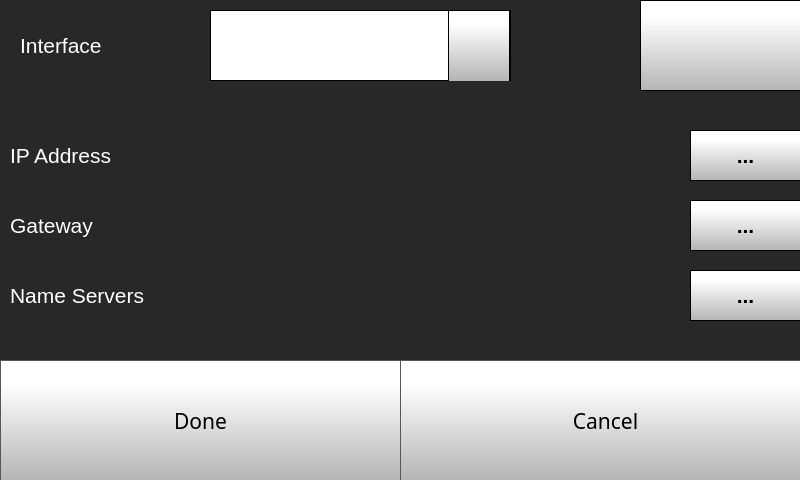
<?xml version="1.0" encoding="UTF-8"?>
<ui version="4.0">
 <class>network_settings</class>
 <widget class="QWidget" name="network_settings">
  <property name="geometry">
   <rect>
    <x>0</x>
    <y>0</y>
    <width>800</width>
    <height>480</height>
   </rect>
  </property>
  <property name="windowTitle">
   <string>Form</string>
  </property>
  <widget class="QStackedWidget" name="stackedWidget">
   <property name="geometry">
    <rect>
     <x>0</x>
     <y>0</y>
     <width>800</width>
     <height>480</height>
    </rect>
   </property>
   <property name="styleSheet">
    <string notr="true">background-color: rgb(40, 40, 40);</string>
   </property>
   <property name="currentIndex">
    <number>1</number>
   </property>
   <widget class="QWidget" name="networkSettingsPage">
    <widget class="QPushButton" name="networkInfoButton">
     <property name="geometry">
      <rect>
       <x>0</x>
       <y>0</y>
       <width>801</width>
       <height>100</height>
      </rect>
     </property>
     <property name="minimumSize">
      <size>
       <width>0</width>
       <height>70</height>
      </size>
     </property>
     <property name="font">
      <font>
       <family>Gotham</family>
       <pointsize>16</pointsize>
      </font>
     </property>
     <property name="styleSheet">
      <string notr="true">QPushButton {
     border: 1px solid rgb(87, 87, 87);
	background-color: qlineargradient(spread:pad, x1:0, y1:1, x2:0, y2:0.188, stop:0 rgba(180, 180, 180, 255), stop:1 rgba(255, 255, 255, 255));


}

QPushButton:pressed {
    background-color: qlineargradient(x1: 0, y1: 0, x2: 0, y2: 1,
                                      stop: 0 #dadbde, stop: 1 #f6f7fa);
}

QPushButton:flat {
    border: none; /* no border for a flat push button */
}

QPushButton:default {
    border-color: navy; /* make the default button prominent */
}

QPushButton:focus {
	outline: none;
}</string>
     </property>
     <property name="text">
      <string>Network Info</string>
     </property>
     <property name="iconSize">
      <size>
       <width>40</width>
       <height>40</height>
      </size>
     </property>
    </widget>
    <widget class="QPushButton" name="configureStaticIPButton">
     <property name="geometry">
      <rect>
       <x>0</x>
       <y>200</y>
       <width>801</width>
       <height>100</height>
      </rect>
     </property>
     <property name="minimumSize">
      <size>
       <width>0</width>
       <height>70</height>
      </size>
     </property>
     <property name="font">
      <font>
       <family>Gotham</family>
       <pointsize>16</pointsize>
      </font>
     </property>
     <property name="styleSheet">
      <string notr="true">QPushButton {
     border: 1px solid rgb(87, 87, 87);
	background-color: qlineargradient(spread:pad, x1:0, y1:1, x2:0, y2:0.188, stop:0 rgba(180, 180, 180, 255), stop:1 rgba(255, 255, 255, 255));


}

QPushButton:pressed {
    background-color: qlineargradient(x1: 0, y1: 0, x2: 0, y2: 1,
                                      stop: 0 #dadbde, stop: 1 #f6f7fa);
}

QPushButton:flat {
    border: none; /* no border for a flat push button */
}

QPushButton:default {
    border-color: navy; /* make the default button prominent */
}

QPushButton:focus {
	outline: none;
}</string>
     </property>
     <property name="text">
      <string>Configure Static IP</string>
     </property>
     <property name="iconSize">
      <size>
       <width>40</width>
       <height>40</height>
      </size>
     </property>
    </widget>
    <widget class="QPushButton" name="networkSettingsBackButton">
     <property name="geometry">
      <rect>
       <x>0</x>
       <y>360</y>
       <width>801</width>
       <height>121</height>
      </rect>
     </property>
     <property name="minimumSize">
      <size>
       <width>0</width>
       <height>0</height>
      </size>
     </property>
     <property name="font">
      <font>
       <family>Gotham</family>
       <pointsize>16</pointsize>
      </font>
     </property>
     <property name="styleSheet">
      <string notr="true">QPushButton {
     border: 1px solid rgb(87, 87, 87);
	background-color: qlineargradient(spread:pad, x1:0, y1:1, x2:0, y2:0.188, stop:0 rgba(180, 180, 180, 255), stop:1 rgba(255, 255, 255, 255));


}

QPushButton:pressed {
    background-color: qlineargradient(x1: 0, y1: 0, x2: 0, y2: 1,
                                      stop: 0 #dadbde, stop: 1 #f6f7fa);
}

QPushButton:flat {
    border: none; /* no border for a flat push button */
}

QPushButton:default {
    border-color: navy; /* make the default button prominent */
}</string>
     </property>
     <property name="text">
      <string/>
     </property>
     <property name="icon">
      <iconset resource="../../resources/resource.qrc">
       <normaloff>:/Navigation/img/Navigation/arrows-4.png</normaloff>:/Navigation/img/Navigation/arrows-4.png</iconset>
     </property>
     <property name="iconSize">
      <size>
       <width>50</width>
       <height>50</height>
      </size>
     </property>
     <property name="checkable">
      <bool>false</bool>
     </property>
     <property name="autoDefault">
      <bool>false</bool>
     </property>
     <property name="default">
      <bool>false</bool>
     </property>
     <property name="flat">
      <bool>false</bool>
     </property>
    </widget>
    <widget class="QPushButton" name="configureWifiButton">
     <property name="geometry">
      <rect>
       <x>0</x>
       <y>100</y>
       <width>801</width>
       <height>100</height>
      </rect>
     </property>
     <property name="minimumSize">
      <size>
       <width>0</width>
       <height>70</height>
      </size>
     </property>
     <property name="font">
      <font>
       <family>Gotham</family>
       <pointsize>16</pointsize>
      </font>
     </property>
     <property name="styleSheet">
      <string notr="true">QPushButton {
     border: 1px solid rgb(87, 87, 87);
	background-color: qlineargradient(spread:pad, x1:0, y1:1, x2:0, y2:0.188, stop:0 rgba(180, 180, 180, 255), stop:1 rgba(255, 255, 255, 255));


}

QPushButton:pressed {
    background-color: qlineargradient(x1: 0, y1: 0, x2: 0, y2: 1,
                                      stop: 0 #dadbde, stop: 1 #f6f7fa);
}

QPushButton:flat {
    border: none; /* no border for a flat push button */
}

QPushButton:default {
    border-color: navy; /* make the default button prominent */
}

QPushButton:focus {
	outline: none;
}</string>
     </property>
     <property name="text">
      <string>Configure WiFi</string>
     </property>
     <property name="iconSize">
      <size>
       <width>40</width>
       <height>40</height>
      </size>
     </property>
    </widget>
   </widget>
   <widget class="QWidget" name="staticIPSettingsPage">
    <widget class="QPushButton" name="staticIPSettingsCancelButton">
     <property name="geometry">
      <rect>
       <x>400</x>
       <y>360</y>
       <width>411</width>
       <height>121</height>
      </rect>
     </property>
     <property name="font">
      <font>
       <family>Gotham</family>
       <pointsize>16</pointsize>
      </font>
     </property>
     <property name="contextMenuPolicy">
      <enum>Qt::NoContextMenu</enum>
     </property>
     <property name="styleSheet">
      <string notr="true">QPushButton {
     border: 1px solid rgb(87, 87, 87);
	background-color: qlineargradient(spread:pad, x1:0, y1:1, x2:0, y2:0.188, stop:0 rgba(180, 180, 180, 255), stop:1 rgba(255, 255, 255, 255));


}

QPushButton:pressed {
    background-color: qlineargradient(x1: 0, y1: 0, x2: 0, y2: 1,
                                      stop: 0 #dadbde, stop: 1 #f6f7fa);
}

QPushButton:flat {
    border: none; /* no border for a flat push button */
}

QPushButton:default {
    border-color: navy; /* make the default button prominent */
}

QPushButton:focus {
	outline: none;
}</string>
     </property>
     <property name="text">
      <string>Cancel</string>
     </property>
     <property name="iconSize">
      <size>
       <width>50</width>
       <height>50</height>
      </size>
     </property>
    </widget>
    <widget class="QWidget" name="ethStaticSettings" native="true">
     <property name="geometry">
      <rect>
       <x>0</x>
       <y>120</y>
       <width>801</width>
       <height>211</height>
      </rect>
     </property>
     <property name="font">
      <font>
       <pointsize>16</pointsize>
      </font>
     </property>
     <widget class="QPushButton" name="staticIPGatewayKeyboardButton">
      <property name="geometry">
       <rect>
        <x>690</x>
        <y>80</y>
        <width>111</width>
        <height>51</height>
       </rect>
      </property>
      <property name="font">
       <font>
        <family>MS Shell Dlg 2</family>
        <pointsize>16</pointsize>
        <weight>75</weight>
        <bold>true</bold>
       </font>
      </property>
      <property name="contextMenuPolicy">
       <enum>Qt::NoContextMenu</enum>
      </property>
      <property name="styleSheet">
       <string notr="true">QPushButton {
     border: 1px solid rgb(0, 0, 0);
	background-color: qlineargradient(spread:pad, x1:0, y1:1, x2:0, y2:0.188, stop:0 rgba(180, 180, 180, 255), stop:1 rgba(255, 255, 255, 255));


}

QPushButton:pressed {
    background-color: qlineargradient(x1: 0, y1: 0, x2: 0, y2: 1,
                                      stop: 0 #dadbde, stop: 1 #f6f7fa);
}

QPushButton:flat {
    border: none; /* no border for a flat push button */
}

QPushButton:default {
    border-color: navy; /* make the default button prominent */
}

QPushButton:focus {
	outline: none;
}</string>
      </property>
      <property name="text">
       <string>...</string>
      </property>
      <property name="iconSize">
       <size>
        <width>40</width>
        <height>40</height>
       </size>
      </property>
     </widget>
     <widget class="QLabel" name="staticIPGatewayLabel">
      <property name="geometry">
       <rect>
        <x>10</x>
        <y>90</y>
        <width>110</width>
        <height>30</height>
       </rect>
      </property>
      <property name="font">
       <font>
        <family>MS Shell Dlg 2</family>
        <pointsize>16</pointsize>
        <weight>50</weight>
        <bold>false</bold>
       </font>
      </property>
      <property name="contextMenuPolicy">
       <enum>Qt::NoContextMenu</enum>
      </property>
      <property name="styleSheet">
       <string notr="true">color: rgb(255, 255, 255);</string>
      </property>
      <property name="text">
       <string>Gateway</string>
      </property>
     </widget>
     <widget class="QPushButton" name="staticIPKeyboardButton">
      <property name="enabled">
       <bool>true</bool>
      </property>
      <property name="geometry">
       <rect>
        <x>690</x>
        <y>10</y>
        <width>111</width>
        <height>51</height>
       </rect>
      </property>
      <property name="font">
       <font>
        <family>MS Shell Dlg 2</family>
        <pointsize>16</pointsize>
        <weight>75</weight>
        <bold>true</bold>
       </font>
      </property>
      <property name="contextMenuPolicy">
       <enum>Qt::NoContextMenu</enum>
      </property>
      <property name="autoFillBackground">
       <bool>false</bool>
      </property>
      <property name="styleSheet">
       <string notr="true">QPushButton {
     border: 1px solid rgb(0, 0, 0);
	background-color: qlineargradient(spread:pad, x1:0, y1:1, x2:0, y2:0.188, stop:0 rgba(180, 180, 180, 255), stop:1 rgba(255, 255, 255, 255));


}

QPushButton:pressed {
    background-color: qlineargradient(x1: 0, y1: 0, x2: 0, y2: 1,
                                      stop: 0 #dadbde, stop: 1 #f6f7fa);
}

QPushButton:flat {
    border: none; /* no border for a flat push button */
}

QPushButton:default {
    border-color: navy; /* make the default button prominent */
}

QPushButton:focus {
	outline: none;
}</string>
      </property>
      <property name="text">
       <string>...</string>
      </property>
      <property name="iconSize">
       <size>
        <width>40</width>
        <height>40</height>
       </size>
      </property>
     </widget>
     <widget class="QLabel" name="staticIPLabel">
      <property name="geometry">
       <rect>
        <x>10</x>
        <y>20</y>
        <width>151</width>
        <height>30</height>
       </rect>
      </property>
      <property name="font">
       <font>
        <family>MS Shell Dlg 2</family>
        <pointsize>16</pointsize>
        <weight>50</weight>
        <bold>false</bold>
       </font>
      </property>
      <property name="contextMenuPolicy">
       <enum>Qt::NoContextMenu</enum>
      </property>
      <property name="styleSheet">
       <string notr="true">color: rgb(255, 255, 255);</string>
      </property>
      <property name="text">
       <string>IP Address</string>
      </property>
     </widget>
     <widget class="QPushButton" name="staticIPNameServerKeyboardButton">
      <property name="geometry">
       <rect>
        <x>690</x>
        <y>150</y>
        <width>111</width>
        <height>51</height>
       </rect>
      </property>
      <property name="font">
       <font>
        <family>MS Shell Dlg 2</family>
        <pointsize>16</pointsize>
        <weight>75</weight>
        <bold>true</bold>
       </font>
      </property>
      <property name="contextMenuPolicy">
       <enum>Qt::NoContextMenu</enum>
      </property>
      <property name="styleSheet">
       <string notr="true">QPushButton {
     border: 1px solid rgb(0, 0, 0);
	background-color: qlineargradient(spread:pad, x1:0, y1:1, x2:0, y2:0.188, stop:0 rgba(180, 180, 180, 255), stop:1 rgba(255, 255, 255, 255));


}

QPushButton:pressed {
    background-color: qlineargradient(x1: 0, y1: 0, x2: 0, y2: 1,
                                      stop: 0 #dadbde, stop: 1 #f6f7fa);
}

QPushButton:flat {
    border: none; /* no border for a flat push button */
}

QPushButton:default {
    border-color: navy; /* make the default button prominent */
}

QPushButton:focus {
	outline: none;
}</string>
      </property>
      <property name="text">
       <string>...</string>
      </property>
      <property name="iconSize">
       <size>
        <width>40</width>
        <height>40</height>
       </size>
      </property>
     </widget>
     <widget class="QLabel" name="staticIPNameServerLabel">
      <property name="geometry">
       <rect>
        <x>10</x>
        <y>160</y>
        <width>181</width>
        <height>30</height>
       </rect>
      </property>
      <property name="font">
       <font>
        <family>MS Shell Dlg 2</family>
        <pointsize>16</pointsize>
        <weight>50</weight>
        <bold>false</bold>
       </font>
      </property>
      <property name="contextMenuPolicy">
       <enum>Qt::NoContextMenu</enum>
      </property>
      <property name="styleSheet">
       <string notr="true">color: rgb(255, 255, 255);</string>
      </property>
      <property name="text">
       <string>Name Servers</string>
      </property>
     </widget>
    </widget>
    <widget class="QPushButton" name="deleteStaticIPSettingsButton">
     <property name="enabled">
      <bool>true</bool>
     </property>
     <property name="geometry">
      <rect>
       <x>640</x>
       <y>0</y>
       <width>171</width>
       <height>91</height>
      </rect>
     </property>
     <property name="font">
      <font>
       <family>MS Shell Dlg 2</family>
       <pointsize>18</pointsize>
       <weight>75</weight>
       <bold>true</bold>
      </font>
     </property>
     <property name="contextMenuPolicy">
      <enum>Qt::NoContextMenu</enum>
     </property>
     <property name="autoFillBackground">
      <bool>false</bool>
     </property>
     <property name="styleSheet">
      <string notr="true">QPushButton {
     border: 1px solid rgb(0, 0, 0);
	background-color: qlineargradient(spread:pad, x1:0, y1:1, x2:0, y2:0.188, stop:0 rgba(180, 180, 180, 255), stop:1 rgba(255, 255, 255, 255));


}

QPushButton:pressed {
    background-color: qlineargradient(x1: 0, y1: 0, x2: 0, y2: 1,
                                      stop: 0 #dadbde, stop: 1 #f6f7fa);
}

QPushButton:flat {
    border: none; /* no border for a flat push button */
}

QPushButton:default {
    border-color: navy; /* make the default button prominent */
}

QPushButton:focus {
	outline: none;
}</string>
     </property>
     <property name="text">
      <string/>
     </property>
     <property name="icon">
      <iconset resource="../../resources/resource.qrc">
       <normaloff>:/Icons/img/icons/delete.png</normaloff>:/Icons/img/icons/delete.png</iconset>
     </property>
     <property name="iconSize">
      <size>
       <width>40</width>
       <height>40</height>
      </size>
     </property>
    </widget>
    <widget class="QPushButton" name="staticIPSettingsDoneButton">
     <property name="geometry">
      <rect>
       <x>0</x>
       <y>360</y>
       <width>401</width>
       <height>121</height>
      </rect>
     </property>
     <property name="font">
      <font>
       <family>Gotham</family>
       <pointsize>16</pointsize>
      </font>
     </property>
     <property name="contextMenuPolicy">
      <enum>Qt::NoContextMenu</enum>
     </property>
     <property name="styleSheet">
      <string notr="true">QPushButton {
     border: 1px solid rgb(87, 87, 87);
	background-color: qlineargradient(spread:pad, x1:0, y1:1, x2:0, y2:0.188, stop:0 rgba(180, 180, 180, 255), stop:1 rgba(255, 255, 255, 255));


}

QPushButton:pressed {
    background-color: qlineargradient(x1: 0, y1: 0, x2: 0, y2: 1,
                                      stop: 0 #dadbde, stop: 1 #f6f7fa);
}

QPushButton:flat {
    border: none; /* no border for a flat push button */
}

QPushButton:default {
    border-color: navy; /* make the default button prominent */
}

QPushButton:focus {
	outline: none;
}</string>
     </property>
     <property name="text">
      <string>Done</string>
     </property>
     <property name="iconSize">
      <size>
       <width>40</width>
       <height>40</height>
      </size>
     </property>
    </widget>
    <widget class="QComboBox" name="staticIPComboBox">
     <property name="geometry">
      <rect>
       <x>210</x>
       <y>10</y>
       <width>301</width>
       <height>71</height>
      </rect>
     </property>
     <property name="font">
      <font>
       <family>Gotham</family>
       <pointsize>16</pointsize>
      </font>
     </property>
     <property name="contextMenuPolicy">
      <enum>Qt::NoContextMenu</enum>
     </property>
     <property name="styleSheet">
      <string notr="true"> QScrollBar:vertical {
     border: 1px solid black;
border-radius: 5px;
    background-color: rgb(40,40,40);
     width: 60px;
     margin: 67px 0 67px 0;
 }

/* Sets up the color and height of handle */
QScrollBar::handle:vertical {
border-radius: 5px;
background: qlineargradient(spread:pad, x1:0, y1:1, x2:0, y2:0.188, stop:0 rgba(180, 180, 180, 255), stop:1 rgba(255, 255, 255, 255));
min-height: 7px;
}


QScrollBar::add-line:vertical {
     border: 1px solid black;
background: qlineargradient(spread:pad, x1:0, y1:1, x2:0, y2:0.188, stop:0 rgba(180, 180, 180, 255), stop:1 rgba(255, 255, 255, 255));
     height:65px;
border-radius: 5px;
     subcontrol-position: bottom;
     subcontrol-origin: margin;
 }

 QScrollBar::sub-line:vertical {
     border: 1px solid black;
background: qlineargradient(spread:pad, x1:0, y1:1, x2:0, y2:0.188, stop:0 rgba(180, 180, 180, 255), stop:1 rgba(255, 255, 255, 255));
     height: 65px;
border-radius: 5px;
     subcontrol-position: top;
     subcontrol-origin: margin;
 }

QScrollBar::up-arrow:vertical {
 image: url(./templates/img/arrows.png);
    width: 40px;
    height: 40px;
 padding: 5px;
 }
QScrollBar::down-arrow:vertical {
 image: url(./templates/img/arrows-5.png);
    width: 40px;
    height: 40px;
 padding: 5px;
 }

/* need this to get rid of crosshatching on scrollbar background */
QScrollBar::add-page:vertical, QScrollBar::sub-page:vertical {
background: none;
}

QComboBox {
border: 1px solid black;
    padding: 0px 18px 0px 3px;
    min-width: 6em;

}

QComboBox::item {
	color: rgb(0, 0, 0);
}

QComboBox:editable {
    background: white;
}

QComboBox:!editable, QComboBox::drop-down:editable {
background: white;
}

/* QComboBox gets the &quot;on&quot; state when the popup is open */
QComboBox:!editable:on, QComboBox::drop-down:editable:on {
background: white;
}


QComboBox::drop-down {
border-left: 1px solid black;
border-right: 1px solid black;
	background-color: qlineargradient(spread:pad, x1:0, y1:1, x2:0, y2:0.188, stop:0 rgba(180, 180, 180, 255), stop:1 rgba(255, 255, 255, 255));
    width: 60px;
     height: 70px;

}

QComboBox::down-arrow {

image: url(./templates/img/arrows-5.png);
width: 30px;
height: 30px;

}


QComboBox QAbstractItemView {
    selection-background-color: rgb(40, 40, 40);
    background: white;
}</string>
     </property>
     <property name="editable">
      <bool>false</bool>
     </property>
     <property name="maxVisibleItems">
      <number>8</number>
     </property>
     <property name="iconSize">
      <size>
       <width>30</width>
       <height>30</height>
      </size>
     </property>
    </widget>
    <widget class="QLabel" name="staticIPINterfaceLabel">
     <property name="geometry">
      <rect>
       <x>20</x>
       <y>30</y>
       <width>171</width>
       <height>30</height>
      </rect>
     </property>
     <property name="font">
      <font>
       <family>MS Shell Dlg 2</family>
       <pointsize>16</pointsize>
       <weight>50</weight>
       <bold>false</bold>
      </font>
     </property>
     <property name="contextMenuPolicy">
      <enum>Qt::NoContextMenu</enum>
     </property>
     <property name="styleSheet">
      <string notr="true">color: rgb(255, 255, 255);</string>
     </property>
     <property name="text">
      <string>Interface</string>
     </property>
    </widget>
   </widget>
   <widget class="QWidget" name="wifiSettingsPage">
    <widget class="QCheckBox" name="hiddenCheckBox">
     <property name="geometry">
      <rect>
       <x>0</x>
       <y>130</y>
       <width>161</width>
       <height>41</height>
      </rect>
     </property>
     <property name="font">
      <font>
       <family>Gotham</family>
       <pointsize>16</pointsize>
      </font>
     </property>
     <property name="styleSheet">
      <string notr="true">QCheckBox {
	color: rgb(255, 255, 255);
}

QCheckBox::indicator {
    width: 25px;
    height: 25px;
}

QCheckBox::indicator:checked {
    image: url(./templates/img/check-box.png);
}
QCheckBox::indicator:unchecked {
    image: url(./templates/img/blank-check-box.png);
}



</string>
     </property>
     <property name="text">
      <string>Hidden </string>
     </property>
     <property name="iconSize">
      <size>
       <width>40</width>
       <height>40</height>
      </size>
     </property>
     <property name="checked">
      <bool>false</bool>
     </property>
    </widget>
    <widget class="QPushButton" name="wifiSettingsCancelButton">
     <property name="geometry">
      <rect>
       <x>400</x>
       <y>360</y>
       <width>401</width>
       <height>121</height>
      </rect>
     </property>
     <property name="font">
      <font>
       <family>Gotham</family>
       <pointsize>16</pointsize>
      </font>
     </property>
     <property name="styleSheet">
      <string notr="true">QPushButton {
     border: 1px solid rgb(87, 87, 87);
	background-color: qlineargradient(spread:pad, x1:0, y1:1, x2:0, y2:0.188, stop:0 rgba(180, 180, 180, 255), stop:1 rgba(255, 255, 255, 255));


}

QPushButton:pressed {
    background-color: qlineargradient(x1: 0, y1: 0, x2: 0, y2: 1,
                                      stop: 0 #dadbde, stop: 1 #f6f7fa);
}

QPushButton:flat {
    border: none; /* no border for a flat push button */
}

QPushButton:default {
    border-color: navy; /* make the default button prominent */
}

QPushButton:focus {
	outline: none;
}</string>
     </property>
     <property name="text">
      <string>Cancel</string>
     </property>
     <property name="iconSize">
      <size>
       <width>40</width>
       <height>40</height>
      </size>
     </property>
    </widget>
    <widget class="QComboBox" name="wifiSettingsComboBox">
     <property name="geometry">
      <rect>
       <x>0</x>
       <y>70</y>
       <width>701</width>
       <height>51</height>
      </rect>
     </property>
     <property name="font">
      <font>
       <family>Gotham</family>
       <pointsize>16</pointsize>
      </font>
     </property>
     <property name="styleSheet">
      <string notr="true"> QScrollBar:vertical {
     border: 1px solid black;
border-radius: 5px;
    background-color: rgb(40,40,40);
     width: 60px;
     margin: 67px 0 67px 0;
 }

/* Sets up the color and height of handle */
QScrollBar::handle:vertical {
border-radius: 5px;
background: qlineargradient(spread:pad, x1:0, y1:1, x2:0, y2:0.188, stop:0 rgba(180, 180, 180, 255), stop:1 rgba(255, 255, 255, 255));
min-height: 7px;
}


QScrollBar::add-line:vertical {
     border: 1px solid black;
background: qlineargradient(spread:pad, x1:0, y1:1, x2:0, y2:0.188, stop:0 rgba(180, 180, 180, 255), stop:1 rgba(255, 255, 255, 255));
     height:65px;
border-radius: 5px;
     subcontrol-position: bottom;
     subcontrol-origin: margin;
 }

 QScrollBar::sub-line:vertical {
     border: 1px solid black;
background: qlineargradient(spread:pad, x1:0, y1:1, x2:0, y2:0.188, stop:0 rgba(180, 180, 180, 255), stop:1 rgba(255, 255, 255, 255));
     height: 65px;
border-radius: 5px;
     subcontrol-position: top;
     subcontrol-origin: margin;
 }

QScrollBar::up-arrow:vertical {
 image: url(:/Navigation/img/Navigation/arrows.png);
    width: 40px;
    height: 40px;
 padding: 5px;
 }
QScrollBar::down-arrow:vertical {
 image: url(:/Navigation/img/Navigation/arrows-5.png);
    width: 40px;
    height: 40px;
 padding: 5px;
 }

/* need this to get rid of crosshatching on scrollbar background */
QScrollBar::add-page:vertical, QScrollBar::sub-page:vertical {
background: none;
}

QComboBox {
border: 1px solid black;
    padding: 0px 18px 0px 3px;
    min-width: 6em;

}

QComboBox::item {
	color: rgb(0, 0, 0);
}

QComboBox:editable {
    background: white;
}

QComboBox:!editable, QComboBox::drop-down:editable {
background: white;
}

/* QComboBox gets the &quot;on&quot; state when the popup is open */
QComboBox:!editable:on, QComboBox::drop-down:editable:on {
background: white;
}


QComboBox::drop-down {
border-left: 1px solid black;
border-right: 1px solid black;
	background-color: qlineargradient(spread:pad, x1:0, y1:1, x2:0, y2:0.188, stop:0 rgba(180, 180, 180, 255), stop:1 rgba(255, 255, 255, 255));
    width: 60px;
     height: 50px;

}

QComboBox::down-arrow {

image: url(:/Navigation/img/Navigation/arrows-5.png);
width: 30px;
height: 30px;

}


QComboBox QAbstractItemView {
    selection-background-color: rgb(40, 40, 40);
    background: white;
}</string>
     </property>
     <property name="editable">
      <bool>false</bool>
     </property>
     <property name="maxVisibleItems">
      <number>8</number>
     </property>
     <property name="iconSize">
      <size>
       <width>30</width>
       <height>30</height>
      </size>
     </property>
    </widget>
    <widget class="QLabel" name="ssidlabel">
     <property name="geometry">
      <rect>
       <x>0</x>
       <y>0</y>
       <width>461</width>
       <height>51</height>
      </rect>
     </property>
     <property name="font">
      <font>
       <family>Gotham Light</family>
       <pointsize>16</pointsize>
       <weight>50</weight>
       <bold>false</bold>
      </font>
     </property>
     <property name="styleSheet">
      <string notr="true">color: rgb(255, 255, 255);</string>
     </property>
     <property name="text">
      <string>Enter SSID:</string>
     </property>
    </widget>
    <widget class="QPushButton" name="wifiSettingsDoneButton">
     <property name="geometry">
      <rect>
       <x>0</x>
       <y>360</y>
       <width>401</width>
       <height>121</height>
      </rect>
     </property>
     <property name="font">
      <font>
       <family>Gotham</family>
       <pointsize>16</pointsize>
      </font>
     </property>
     <property name="styleSheet">
      <string notr="true">QPushButton {
     border: 1px solid rgb(87, 87, 87);
	background-color: qlineargradient(spread:pad, x1:0, y1:1, x2:0, y2:0.188, stop:0 rgba(180, 180, 180, 255), stop:1 rgba(255, 255, 255, 255));


}

QPushButton:pressed {
    background-color: qlineargradient(x1: 0, y1: 0, x2: 0, y2: 1,
                                      stop: 0 #dadbde, stop: 1 #f6f7fa);
}

QPushButton:flat {
    border: none; /* no border for a flat push button */
}

QPushButton:default {
    border-color: navy; /* make the default button prominent */
}

QPushButton:focus {
	outline: none;
}</string>
     </property>
     <property name="text">
      <string>Done</string>
     </property>
     <property name="iconSize">
      <size>
       <width>40</width>
       <height>40</height>
      </size>
     </property>
    </widget>
    <widget class="QPushButton" name="wifiSettingsSSIDKeyboardButton">
     <property name="geometry">
      <rect>
       <x>700</x>
       <y>70</y>
       <width>101</width>
       <height>51</height>
      </rect>
     </property>
     <property name="font">
      <font>
       <family>Gotham</family>
       <pointsize>16</pointsize>
      </font>
     </property>
     <property name="styleSheet">
      <string notr="true">QPushButton {
     border: 1px solid rgb(0, 0, 0);
	background-color: qlineargradient(spread:pad, x1:0, y1:1, x2:0, y2:0.188, stop:0 rgba(180, 180, 180, 255), stop:1 rgba(255, 255, 255, 255));


}

QPushButton:pressed {
    background-color: qlineargradient(x1: 0, y1: 0, x2: 0, y2: 1,
                                      stop: 0 #dadbde, stop: 1 #f6f7fa);
}

QPushButton:flat {
    border: none; /* no border for a flat push button */
}

QPushButton:default {
    border-color: navy; /* make the default button prominent */
}

QPushButton:focus {
	outline: none;
}</string>
     </property>
     <property name="text">
      <string>...</string>
     </property>
     <property name="iconSize">
      <size>
       <width>40</width>
       <height>40</height>
      </size>
     </property>
    </widget>
    <widget class="QLabel" name="passwordlabel">
     <property name="geometry">
      <rect>
       <x>10</x>
       <y>180</y>
       <width>791</width>
       <height>31</height>
      </rect>
     </property>
     <property name="font">
      <font>
       <family>Gotham Light</family>
       <pointsize>16</pointsize>
       <weight>50</weight>
       <bold>false</bold>
      </font>
     </property>
     <property name="styleSheet">
      <string notr="true">color: rgb(255, 255, 255);</string>
     </property>
     <property name="text">
      <string>Enter Password:</string>
     </property>
    </widget>
   </widget>
   <widget class="QWidget" name="networkInfoPage">
    <widget class="QLabel" name="lanIp">
     <property name="geometry">
      <rect>
       <x>410</x>
       <y>250</y>
       <width>381</width>
       <height>51</height>
      </rect>
     </property>
     <property name="font">
      <font>
       <family>Gotham</family>
       <pointsize>16</pointsize>
       <weight>50</weight>
       <bold>false</bold>
      </font>
     </property>
     <property name="styleSheet">
      <string notr="true">color: rgb(255, 255, 255);
background-color: rgba(255, 255, 255, 0);</string>
     </property>
     <property name="text">
      <string>Ethernet</string>
     </property>
    </widget>
    <widget class="QLabel" name="wifiMac">
     <property name="geometry">
      <rect>
       <x>90</x>
       <y>170</y>
       <width>311</width>
       <height>51</height>
      </rect>
     </property>
     <property name="font">
      <font>
       <family>Gotham</family>
       <pointsize>16</pointsize>
       <weight>50</weight>
       <bold>false</bold>
      </font>
     </property>
     <property name="styleSheet">
      <string notr="true">color: rgb(255, 255, 255);
background-color: rgba(255, 255, 255, 0);</string>
     </property>
     <property name="text">
      <string>WiFi</string>
     </property>
    </widget>
    <widget class="QPushButton" name="networkInfoBackButton">
     <property name="geometry">
      <rect>
       <x>0</x>
       <y>390</y>
       <width>801</width>
       <height>91</height>
      </rect>
     </property>
     <property name="minimumSize">
      <size>
       <width>0</width>
       <height>0</height>
      </size>
     </property>
     <property name="font">
      <font>
       <family>Gotham</family>
       <pointsize>16</pointsize>
      </font>
     </property>
     <property name="styleSheet">
      <string notr="true">QPushButton {
     border: 1px solid rgb(87, 87, 87);
	background-color: qlineargradient(spread:pad, x1:0, y1:1, x2:0, y2:0.188, stop:0 rgba(180, 180, 180, 255), stop:1 rgba(255, 255, 255, 255));


}

QPushButton:pressed {
    background-color: qlineargradient(x1: 0, y1: 0, x2: 0, y2: 1,
                                      stop: 0 #dadbde, stop: 1 #f6f7fa);
}

QPushButton:flat {
    border: none; /* no border for a flat push button */
}

QPushButton:default {
    border-color: navy; /* make the default button prominent */
}</string>
     </property>
     <property name="text">
      <string/>
     </property>
     <property name="icon">
      <iconset resource="../../resources/resource.qrc">
       <normaloff>:/Navigation/img/Navigation/arrows-4.png</normaloff>:/Navigation/img/Navigation/arrows-4.png</iconset>
     </property>
     <property name="iconSize">
      <size>
       <width>50</width>
       <height>50</height>
      </size>
     </property>
     <property name="checkable">
      <bool>false</bool>
     </property>
     <property name="autoDefault">
      <bool>false</bool>
     </property>
     <property name="default">
      <bool>false</bool>
     </property>
     <property name="flat">
      <bool>false</bool>
     </property>
    </widget>
    <widget class="QLabel" name="wifiMacLabel">
     <property name="geometry">
      <rect>
       <x>410</x>
       <y>150</y>
       <width>240</width>
       <height>31</height>
      </rect>
     </property>
     <property name="font">
      <font>
       <family>Gotham</family>
       <pointsize>16</pointsize>
       <weight>50</weight>
       <bold>false</bold>
      </font>
     </property>
     <property name="styleSheet">
      <string notr="true">color: rgb(255, 255, 255);
background-color: rgba(255, 255, 255, 0);</string>
     </property>
     <property name="text">
      <string>Wi-Fi IP</string>
     </property>
    </widget>
    <widget class="QLabel" name="lanMac">
     <property name="geometry">
      <rect>
       <x>90</x>
       <y>250</y>
       <width>301</width>
       <height>51</height>
      </rect>
     </property>
     <property name="font">
      <font>
       <family>Gotham</family>
       <pointsize>16</pointsize>
       <weight>50</weight>
       <bold>false</bold>
      </font>
     </property>
     <property name="styleSheet">
      <string notr="true">color: rgb(255, 255, 255);
background-color: rgba(255, 255, 255, 0);</string>
     </property>
     <property name="text">
      <string>Ethernet</string>
     </property>
    </widget>
    <widget class="QLabel" name="wifiIpLabel">
     <property name="geometry">
      <rect>
       <x>90</x>
       <y>150</y>
       <width>240</width>
       <height>31</height>
      </rect>
     </property>
     <property name="font">
      <font>
       <family>Gotham</family>
       <pointsize>16</pointsize>
       <weight>50</weight>
       <bold>false</bold>
      </font>
     </property>
     <property name="styleSheet">
      <string notr="true">color: rgb(255, 255, 255);
background-color: rgba(255, 255, 255, 0);</string>
     </property>
     <property name="text">
      <string>Wi-Fi MAC</string>
     </property>
    </widget>
    <widget class="QLabel" name="lanMacLabel">
     <property name="geometry">
      <rect>
       <x>410</x>
       <y>230</y>
       <width>240</width>
       <height>31</height>
      </rect>
     </property>
     <property name="font">
      <font>
       <family>Gotham</family>
       <pointsize>16</pointsize>
       <weight>50</weight>
       <bold>false</bold>
      </font>
     </property>
     <property name="styleSheet">
      <string notr="true">color: rgb(255, 255, 255);
background-color: rgba(255, 255, 255, 0);</string>
     </property>
     <property name="text">
      <string>Ethernet IP</string>
     </property>
    </widget>
    <widget class="QLabel" name="hostname">
     <property name="geometry">
      <rect>
       <x>90</x>
       <y>82</y>
       <width>311</width>
       <height>51</height>
      </rect>
     </property>
     <property name="font">
      <font>
       <family>Gotham</family>
       <pointsize>16</pointsize>
       <weight>50</weight>
       <bold>false</bold>
      </font>
     </property>
     <property name="styleSheet">
      <string notr="true">color: rgb(255, 255, 255);
background-color: rgba(255, 255, 255, 0);</string>
     </property>
     <property name="text">
      <string>Hostname</string>
     </property>
    </widget>
    <widget class="QLabel" name="wifiAp">
     <property name="geometry">
      <rect>
       <x>410</x>
       <y>80</y>
       <width>381</width>
       <height>51</height>
      </rect>
     </property>
     <property name="font">
      <font>
       <family>Gotham</family>
       <pointsize>16</pointsize>
       <weight>50</weight>
       <bold>false</bold>
      </font>
     </property>
     <property name="styleSheet">
      <string notr="true">color: rgb(255, 255, 255);
background-color: rgba(255, 255, 255, 0);</string>
     </property>
     <property name="text">
      <string>WiFi</string>
     </property>
    </widget>
    <widget class="QLabel" name="lanIpLabel">
     <property name="geometry">
      <rect>
       <x>90</x>
       <y>230</y>
       <width>240</width>
       <height>31</height>
      </rect>
     </property>
     <property name="font">
      <font>
       <family>Gotham</family>
       <pointsize>16</pointsize>
       <weight>50</weight>
       <bold>false</bold>
      </font>
     </property>
     <property name="styleSheet">
      <string notr="true">color: rgb(255, 255, 255);
background-color: rgba(255, 255, 255, 0);</string>
     </property>
     <property name="text">
      <string>Ethernet MAC</string>
     </property>
    </widget>
    <widget class="QLabel" name="wifiApLabel">
     <property name="geometry">
      <rect>
       <x>410</x>
       <y>60</y>
       <width>240</width>
       <height>31</height>
      </rect>
     </property>
     <property name="font">
      <font>
       <family>Gotham</family>
       <pointsize>16</pointsize>
       <weight>50</weight>
       <bold>false</bold>
      </font>
     </property>
     <property name="styleSheet">
      <string notr="true">color: rgb(255, 255, 255);
background-color: rgba(255, 255, 255, 0);</string>
     </property>
     <property name="text">
      <string>Wi-Fi AP</string>
     </property>
    </widget>
    <widget class="QLabel" name="wifiIp">
     <property name="geometry">
      <rect>
       <x>410</x>
       <y>170</y>
       <width>381</width>
       <height>51</height>
      </rect>
     </property>
     <property name="font">
      <font>
       <family>Gotham</family>
       <pointsize>16</pointsize>
       <weight>50</weight>
       <bold>false</bold>
      </font>
     </property>
     <property name="styleSheet">
      <string notr="true">color: rgb(255, 255, 255);
background-color: rgba(255, 255, 255, 0);</string>
     </property>
     <property name="text">
      <string>WiFi</string>
     </property>
    </widget>
    <widget class="QLabel" name="hostnameLabel">
     <property name="geometry">
      <rect>
       <x>90</x>
       <y>60</y>
       <width>241</width>
       <height>31</height>
      </rect>
     </property>
     <property name="font">
      <font>
       <family>Gotham</family>
       <pointsize>16</pointsize>
       <weight>50</weight>
       <bold>false</bold>
      </font>
     </property>
     <property name="styleSheet">
      <string notr="true">color: rgb(255, 255, 255);
background-color: rgba(255, 255, 255, 0);</string>
     </property>
     <property name="text">
      <string>mDNS URL</string>
     </property>
    </widget>
   </widget>
  </widget>
 </widget>
 <resources>
  <include location="../../resources/resource.qrc"/>
 </resources>
 <connections/>
</ui>
